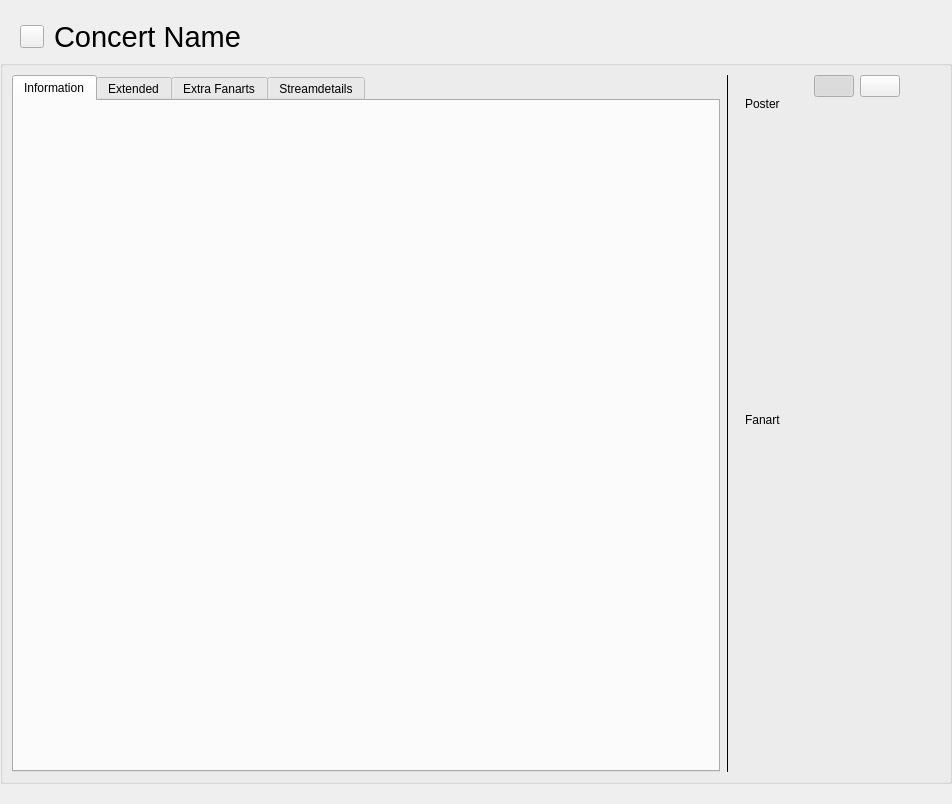
<?xml version="1.0" encoding="UTF-8"?>
<ui version="4.0">
 <class>ConcertWidget</class>
 <widget class="QWidget" name="ConcertWidget">
  <property name="geometry">
   <rect>
    <x>0</x>
    <y>0</y>
    <width>952</width>
    <height>804</height>
   </rect>
  </property>
  <layout class="QVBoxLayout" name="verticalLayout" stretch="0,1">
   <property name="leftMargin">
    <number>0</number>
   </property>
   <property name="topMargin">
    <number>20</number>
   </property>
   <property name="rightMargin">
    <number>0</number>
   </property>
   <property name="bottomMargin">
    <number>20</number>
   </property>
   <item>
    <layout class="QHBoxLayout" name="horizontalLayout_10">
     <item>
      <spacer name="horizontalSpacer">
       <property name="orientation">
        <enum>Qt::Horizontal</enum>
       </property>
       <property name="sizeType">
        <enum>QSizePolicy::Fixed</enum>
       </property>
       <property name="sizeHint" stdset="0">
        <size>
         <width>20</width>
         <height>20</height>
        </size>
       </property>
      </spacer>
     </item>
     <item>
      <widget class="QToolButton" name="buttonRevert">
       <property name="cursor">
        <cursorShape>PointingHandCursor</cursorShape>
       </property>
       <property name="toolTip">
        <string>Concert has changed. Click to revert changes.</string>
       </property>
       <property name="text">
        <string/>
       </property>
       <property name="icon">
        <iconset resource="../../data/MediaElch.qrc">
         <normaloff>:/img/arrow_circle_left.png</normaloff>:/img/arrow_circle_left.png</iconset>
       </property>
       <property name="iconSize">
        <size>
         <width>16</width>
         <height>16</height>
        </size>
       </property>
      </widget>
     </item>
     <item>
      <widget class="QLabel" name="concertName">
       <property name="font">
        <font>
         <family>Helvetica Neue</family>
         <pointsize>22</pointsize>
        </font>
       </property>
       <property name="text">
        <string>Concert Name</string>
       </property>
       <property name="indent">
        <number>4</number>
       </property>
      </widget>
     </item>
     <item>
      <spacer name="horizontalSpacer_2">
       <property name="orientation">
        <enum>Qt::Horizontal</enum>
       </property>
       <property name="sizeHint" stdset="0">
        <size>
         <width>40</width>
         <height>20</height>
        </size>
       </property>
      </spacer>
     </item>
     <item>
      <widget class="MediaFlags" name="mediaFlags" native="true"/>
     </item>
    </layout>
   </item>
   <item>
    <widget class="QGroupBox" name="groupBox_3">
     <property name="title">
      <string/>
     </property>
     <layout class="QHBoxLayout" name="horizontalLayout_2" stretch="1,0,0">
      <item>
       <widget class="QTabWidget" name="tabWidget">
        <property name="currentIndex">
         <number>0</number>
        </property>
        <widget class="QWidget" name="tab">
         <attribute name="title">
          <string>Information</string>
         </attribute>
         <layout class="QVBoxLayout" name="verticalLayout_6">
          <item>
           <widget class="ConcertInfoWidget" name="concertInfo" native="true"/>
          </item>
         </layout>
        </widget>
        <widget class="QWidget" name="tab_2">
         <attribute name="title">
          <string>Extended</string>
         </attribute>
         <layout class="QVBoxLayout" name="verticalLayout_3">
          <item>
           <widget class="TagCloud" name="genreCloud" native="true"/>
          </item>
          <item>
           <widget class="TagCloud" name="tagCloud" native="true"/>
          </item>
          <item>
           <spacer name="verticalSpacer_2">
            <property name="orientation">
             <enum>Qt::Vertical</enum>
            </property>
            <property name="sizeHint" stdset="0">
             <size>
              <width>20</width>
              <height>40</height>
             </size>
            </property>
           </spacer>
          </item>
         </layout>
        </widget>
        <widget class="QWidget" name="tab_4">
         <attribute name="title">
          <string>Extra Fanarts</string>
         </attribute>
         <layout class="QVBoxLayout" name="verticalLayout_2" stretch="1,0">
          <property name="leftMargin">
           <number>12</number>
          </property>
          <property name="rightMargin">
           <number>12</number>
          </property>
          <item>
           <widget class="ImageGallery" name="fanarts" native="true"/>
          </item>
          <item>
           <layout class="QHBoxLayout" name="horizontalLayout_5" stretch="1,0,0">
            <item>
             <widget class="QLabel" name="label_17">
              <property name="font">
               <font>
                <italic>true</italic>
               </font>
              </property>
              <property name="text">
               <string>Hint: Closed images will be deleted on save.</string>
              </property>
              <property name="wordWrap">
               <bool>true</bool>
              </property>
             </widget>
            </item>
            <item>
             <spacer name="horizontalSpacer_3">
              <property name="orientation">
               <enum>Qt::Horizontal</enum>
              </property>
              <property name="sizeHint" stdset="0">
               <size>
                <width>40</width>
                <height>20</height>
               </size>
              </property>
             </spacer>
            </item>
            <item>
             <widget class="QPushButton" name="btnAddExtraFanart">
              <property name="text">
               <string>Add Images</string>
              </property>
              <property name="dropShadow" stdset="0">
               <bool>true</bool>
              </property>
             </widget>
            </item>
           </layout>
          </item>
         </layout>
        </widget>
        <widget class="QWidget" name="tab_3">
         <attribute name="title">
          <string>Streamdetails</string>
         </attribute>
         <layout class="QVBoxLayout" name="verticalLayout_7">
          <item>
           <widget class="ConcertStreamDetailsWidget" name="concertStreamdetails" native="true"/>
          </item>
         </layout>
        </widget>
       </widget>
      </item>
      <item>
       <widget class="Line" name="line">
        <property name="frameShadow">
         <enum>QFrame::Plain</enum>
        </property>
        <property name="lineWidth">
         <number>1</number>
        </property>
        <property name="midLineWidth">
         <number>0</number>
        </property>
        <property name="orientation">
         <enum>Qt::Vertical</enum>
        </property>
       </widget>
      </item>
      <item>
       <layout class="QVBoxLayout" name="verticalLayout_4" stretch="0,1">
        <property name="spacing">
         <number>0</number>
        </property>
        <property name="leftMargin">
         <number>10</number>
        </property>
        <property name="topMargin">
         <number>0</number>
        </property>
        <item>
         <widget class="QWidget" name="artStackedWidgetButtons" native="true">
          <layout class="QHBoxLayout" name="horizontalLayout_3">
           <property name="leftMargin">
            <number>0</number>
           </property>
           <property name="topMargin">
            <number>0</number>
           </property>
           <property name="rightMargin">
            <number>0</number>
           </property>
           <property name="bottomMargin">
            <number>0</number>
           </property>
           <item>
            <spacer name="horizontalSpacer_7">
             <property name="orientation">
              <enum>Qt::Horizontal</enum>
             </property>
             <property name="sizeHint" stdset="0">
              <size>
               <width>69</width>
               <height>1</height>
              </size>
             </property>
            </spacer>
           </item>
           <item>
            <widget class="QPushButton" name="buttonArtPageOne">
             <property name="cursor">
              <cursorShape>PointingHandCursor</cursorShape>
             </property>
             <property name="text">
              <string/>
             </property>
             <property name="checkable">
              <bool>true</bool>
             </property>
             <property name="checked">
              <bool>true</bool>
             </property>
            </widget>
           </item>
           <item>
            <widget class="QPushButton" name="buttonArtPageTwo">
             <property name="cursor">
              <cursorShape>PointingHandCursor</cursorShape>
             </property>
             <property name="text">
              <string/>
             </property>
             <property name="checkable">
              <bool>true</bool>
             </property>
            </widget>
           </item>
           <item>
            <spacer name="horizontalSpacer_8">
             <property name="orientation">
              <enum>Qt::Horizontal</enum>
             </property>
             <property name="sizeHint" stdset="0">
              <size>
               <width>40</width>
               <height>1</height>
              </size>
             </property>
            </spacer>
           </item>
          </layout>
          <zorder>buttonArtPageTwo</zorder>
          <zorder>buttonArtPageOne</zorder>
         </widget>
        </item>
        <item>
         <widget class="SlidingStackedWidget" name="artStackedWidget">
          <property name="minimumSize">
           <size>
            <width>180</width>
            <height>0</height>
           </size>
          </property>
          <property name="maximumSize">
           <size>
            <width>180</width>
            <height>16777215</height>
           </size>
          </property>
          <property name="currentIndex">
           <number>0</number>
          </property>
          <widget class="QWidget" name="page">
           <layout class="QVBoxLayout" name="verticalLayout_10">
            <property name="leftMargin">
             <number>0</number>
            </property>
            <property name="topMargin">
             <number>0</number>
            </property>
            <property name="rightMargin">
             <number>0</number>
            </property>
            <property name="bottomMargin">
             <number>0</number>
            </property>
            <item>
             <widget class="QLabel" name="labelPoster">
              <property name="text">
               <string>Poster</string>
              </property>
             </widget>
            </item>
            <item>
             <widget class="ClosableImage" name="poster">
              <property name="minimumSize">
               <size>
                <width>180</width>
                <height>290</height>
               </size>
              </property>
              <property name="maximumSize">
               <size>
                <width>180</width>
                <height>290</height>
               </size>
              </property>
              <property name="cursor">
               <cursorShape>PointingHandCursor</cursorShape>
              </property>
              <property name="toolTip">
               <string>Click to Change</string>
              </property>
              <property name="text">
               <string/>
              </property>
              <property name="pixmap">
               <pixmap resource="../../data/MediaElch.qrc">:/img/placeholders/poster.png</pixmap>
              </property>
              <property name="alignment">
               <set>Qt::AlignCenter</set>
              </property>
              <property name="clickable" stdset="0">
               <bool>true</bool>
              </property>
              <property name="myFixedHeight" stdset="0">
               <number>290</number>
              </property>
              <property name="dropShadow" stdset="0">
               <bool>true</bool>
              </property>
             </widget>
            </item>
            <item>
             <widget class="QLabel" name="labelFanart">
              <property name="text">
               <string>Fanart</string>
              </property>
             </widget>
            </item>
            <item>
             <widget class="ClosableImage" name="backdrop">
              <property name="minimumSize">
               <size>
                <width>180</width>
                <height>120</height>
               </size>
              </property>
              <property name="maximumSize">
               <size>
                <width>180</width>
                <height>120</height>
               </size>
              </property>
              <property name="cursor">
               <cursorShape>PointingHandCursor</cursorShape>
              </property>
              <property name="toolTip">
               <string>Click to Change</string>
              </property>
              <property name="text">
               <string/>
              </property>
              <property name="pixmap">
               <pixmap resource="../../data/MediaElch.qrc">:/img/placeholders/fanart.png</pixmap>
              </property>
              <property name="alignment">
               <set>Qt::AlignCenter</set>
              </property>
              <property name="clickable" stdset="0">
               <bool>true</bool>
              </property>
              <property name="myFixedHeight" stdset="0">
               <number>120</number>
              </property>
              <property name="dropShadow" stdset="0">
               <bool>true</bool>
              </property>
             </widget>
            </item>
            <item>
             <spacer name="verticalSpacer">
              <property name="orientation">
               <enum>Qt::Vertical</enum>
              </property>
              <property name="sizeHint" stdset="0">
               <size>
                <width>20</width>
                <height>40</height>
               </size>
              </property>
             </spacer>
            </item>
           </layout>
          </widget>
          <widget class="QWidget" name="page_2">
           <layout class="QVBoxLayout" name="verticalLayout_11">
            <property name="leftMargin">
             <number>0</number>
            </property>
            <property name="topMargin">
             <number>0</number>
            </property>
            <property name="rightMargin">
             <number>0</number>
            </property>
            <property name="bottomMargin">
             <number>0</number>
            </property>
            <item>
             <widget class="QLabel" name="labelLogo">
              <property name="text">
               <string>Logo</string>
              </property>
             </widget>
            </item>
            <item>
             <widget class="ClosableImage" name="logo">
              <property name="minimumSize">
               <size>
                <width>180</width>
                <height>110</height>
               </size>
              </property>
              <property name="maximumSize">
               <size>
                <width>180</width>
                <height>110</height>
               </size>
              </property>
              <property name="cursor">
               <cursorShape>PointingHandCursor</cursorShape>
              </property>
              <property name="toolTip">
               <string>Click to Change</string>
              </property>
              <property name="text">
               <string/>
              </property>
              <property name="pixmap">
               <pixmap resource="../../data/MediaElch.qrc">:/img/placeholders/logo.png</pixmap>
              </property>
              <property name="alignment">
               <set>Qt::AlignCenter</set>
              </property>
              <property name="clickable" stdset="0">
               <bool>true</bool>
              </property>
              <property name="myFixedHeight" stdset="0">
               <number>110</number>
              </property>
              <property name="dropShadow" stdset="0">
               <bool>true</bool>
              </property>
             </widget>
            </item>
            <item>
             <widget class="QLabel" name="labelClearArt">
              <property name="text">
               <string>Clear Art</string>
              </property>
             </widget>
            </item>
            <item>
             <widget class="ClosableImage" name="clearArt">
              <property name="minimumSize">
               <size>
                <width>180</width>
                <height>155</height>
               </size>
              </property>
              <property name="maximumSize">
               <size>
                <width>180</width>
                <height>155</height>
               </size>
              </property>
              <property name="cursor">
               <cursorShape>PointingHandCursor</cursorShape>
              </property>
              <property name="toolTip">
               <string>Click to Change</string>
              </property>
              <property name="text">
               <string/>
              </property>
              <property name="pixmap">
               <pixmap resource="../../data/MediaElch.qrc">:/img/placeholders/clear_art.png</pixmap>
              </property>
              <property name="alignment">
               <set>Qt::AlignCenter</set>
              </property>
              <property name="clickable" stdset="0">
               <bool>true</bool>
              </property>
              <property name="myFixedHeight" stdset="0">
               <number>155</number>
              </property>
              <property name="dropShadow" stdset="0">
               <bool>true</bool>
              </property>
             </widget>
            </item>
            <item>
             <widget class="QLabel" name="labelDiscArt">
              <property name="text">
               <string>CD Art</string>
              </property>
             </widget>
            </item>
            <item>
             <widget class="ClosableImage" name="cdArt">
              <property name="minimumSize">
               <size>
                <width>180</width>
                <height>200</height>
               </size>
              </property>
              <property name="maximumSize">
               <size>
                <width>180</width>
                <height>200</height>
               </size>
              </property>
              <property name="cursor">
               <cursorShape>PointingHandCursor</cursorShape>
              </property>
              <property name="toolTip">
               <string>Click to Change</string>
              </property>
              <property name="text">
               <string/>
              </property>
              <property name="pixmap">
               <pixmap resource="../../data/MediaElch.qrc">:/img/placeholders/cd_art.png</pixmap>
              </property>
              <property name="alignment">
               <set>Qt::AlignCenter</set>
              </property>
              <property name="clickable" stdset="0">
               <bool>true</bool>
              </property>
              <property name="myFixedHeight" stdset="0">
               <number>200</number>
              </property>
              <property name="dropShadow" stdset="0">
               <bool>true</bool>
              </property>
             </widget>
            </item>
            <item>
             <spacer name="verticalSpacer_7">
              <property name="orientation">
               <enum>Qt::Vertical</enum>
              </property>
              <property name="sizeHint" stdset="0">
               <size>
                <width>20</width>
                <height>40</height>
               </size>
              </property>
             </spacer>
            </item>
           </layout>
          </widget>
         </widget>
        </item>
       </layout>
      </item>
     </layout>
    </widget>
   </item>
  </layout>
 </widget>
 <customwidgets>
  <customwidget>
   <class>TagCloud</class>
   <extends>QWidget</extends>
   <header>ui/small_widgets/TagCloud.h</header>
   <container>1</container>
  </customwidget>
  <customwidget>
   <class>ImageGallery</class>
   <extends>QWidget</extends>
   <header>ui/small_widgets/ImageGallery.h</header>
   <container>1</container>
  </customwidget>
  <customwidget>
   <class>ClosableImage</class>
   <extends>QLabel</extends>
   <header>ui/small_widgets/ClosableImage.h</header>
  </customwidget>
  <customwidget>
   <class>SlidingStackedWidget</class>
   <extends>QStackedWidget</extends>
   <header>ui/small_widgets/SlidingStackedWidget.h</header>
   <container>1</container>
  </customwidget>
  <customwidget>
   <class>MediaFlags</class>
   <extends>QWidget</extends>
   <header>ui/small_widgets/MediaFlags.h</header>
   <container>1</container>
  </customwidget>
  <customwidget>
   <class>ConcertInfoWidget</class>
   <extends>QWidget</extends>
   <header>concerts/ConcertInfoWidget.h</header>
   <container>1</container>
  </customwidget>
  <customwidget>
   <class>ConcertStreamDetailsWidget</class>
   <extends>QWidget</extends>
   <header>concerts/ConcertStreamDetailsWidget.h</header>
   <container>1</container>
  </customwidget>
 </customwidgets>
 <resources>
  <include location="../../data/MediaElch.qrc"/>
 </resources>
 <connections>
  <connection>
   <sender>buttonArtPageOne</sender>
   <signal>clicked()</signal>
   <receiver>ConcertWidget</receiver>
   <slot>onArtPageOne()</slot>
   <hints>
    <hint type="sourcelabel">
     <x>788</x>
     <y>70</y>
    </hint>
    <hint type="destinationlabel">
     <x>466</x>
     <y>401</y>
    </hint>
   </hints>
  </connection>
  <connection>
   <sender>buttonArtPageTwo</sender>
   <signal>clicked()</signal>
   <receiver>ConcertWidget</receiver>
   <slot>onArtPageTwo()</slot>
   <hints>
    <hint type="sourcelabel">
     <x>807</x>
     <y>70</y>
    </hint>
    <hint type="destinationlabel">
     <x>466</x>
     <y>401</y>
    </hint>
   </hints>
  </connection>
 </connections>
 <slots>
  <slot>onArtPageOne()</slot>
  <slot>onArtPageTwo()</slot>
 </slots>
</ui>
